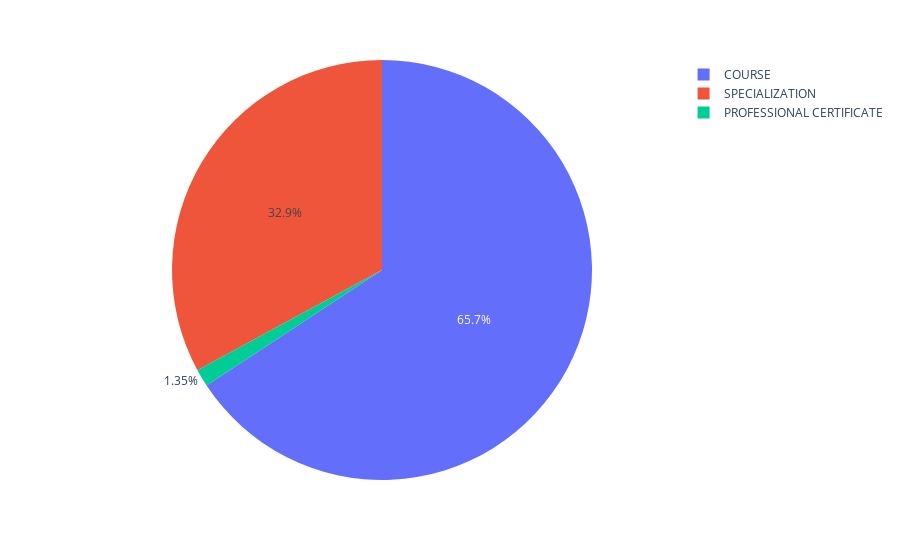

This figure's notebook cell:
### Markdown cell above
As per above chart, most popular type is Course and least popular type is professional certifcate.

### Code cell
# pie chart to show course rating based on course type
fig = px.pie(coursera_df, values='Course_Rating', names='Course_Type')
fig.show()

### Figure 1 — Plotly figure (JSON) as saved in the notebook; plotly's stock layout.template omitted (floating-point values rounded to 4 significant figures; data arrays with more than 128 entries replaced by an {"elided": "..."} marker saying what was removed)
{"data": [{"domain": {"x": [0, 1], "y": [0, 1]}, "hovertemplate": "Course_Type=%{label}<br>Course_Rating=%{value}<extra></extra>", "labels": {"elided": "891 str values"}, "legendgroup": "", "name": "", "showlegend": true, "type": "pie", "values": {"elided": "891 float values"}}], "layout": {"legend": {"tracegroupgap": 0}, "margin": {"t": 60}}}
